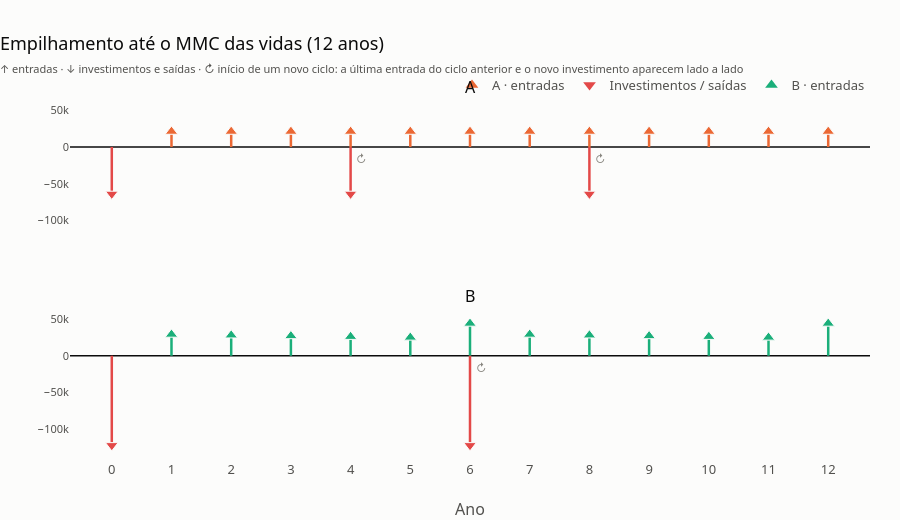

Source (notebook cell):
### Code cell
viz.grafico_fluxos_empilhados([A2, B2], metodo="mmc", titulo="Empilhamento até o MMC das vidas (12 anos)")

### Figure 1 — Plotly figure (JSON) as saved in the notebook; plotly's stock layout.template omitted (floating-point values rounded to 4 significant figures)
{"data": [{"hoverinfo": "skip", "line": {"color": "#eb6834", "width": 2.5}, "mode": "lines", "showlegend": false, "type": "scatter", "x": [1, 1, null, 2, 2, null, 3, 3, null, 4, 4, null, 5, 5, null, 6, 6, null, 7, 7, null, 8, 8, null, 9, 9, null, 10, 10, null, 11, 11, null, 12, 12, null], "xaxis": "x", "y": [0.0, 21000.0, null, 0.0, 21000.0, null, 0.0, 21000.0, null, 0.0, 21000.0, null, 0.0, 21000.0, null, 0.0, 21000.0, null, 0.0, 21000.0, null, 0.0, 21000.0, null, 0.0, 21000.0, null, 0.0, 21000.0, null, 0.0, 21000.0, null, 0.0, 21000.0, null], "yaxis": "y"}, {"customdata": [21000.0, 21000.0, 21000.0, 21000.0, 21000.0, 21000.0, 21000.0, 21000.0, 21000.0, 21000.0, 21000.0, 21000.0], "hovertemplate": "A · ano %{x}<br>A · entradas: %{customdata:,.0f}<extra></extra>", "marker": {"color": "#eb6834", "line": {"color": "#fcfcfb", "width": 1}, "size": 11, "symbol": "triangle-up"}, "mode": "markers", "name": "A · entradas", "showlegend": false, "type": "scatter", "x": [1, 2, 3, 4, 5, 6, 7, 8, 9, 10, 11, 12], "xaxis": "x", "y": [21000.0, 21000.0, 21000.0, 21000.0, 21000.0, 21000.0, 21000.0, 21000.0, 21000.0, 21000.0, 21000.0, 21000.0], "yaxis": "y"}, {"hoverinfo": "skip", "line": {"color": "#e34948", "width": 2.5}, "mode": "lines", "showlegend": false, "type": "scatter", "x": [0, 0, null, 4, 4, null, 8, 8, null], "xaxis": "x", "y": [0.0, -64000.0, null, 0.0, -64000.0, null, 0.0, -64000.0, null], "yaxis": "y"}, {"customdata": [-64000.0, -64000.0, -64000.0], "hovertemplate": "A · ano %{x}<br>Investimentos / saídas: %{customdata:,.0f}<extra></extra>", "marker": {"color": "#e34948", "line": {"color": "#fcfcfb", "width": 1}, "size": 11, "symbol": "triangle-down"}, "mode": "markers", "name": "Investimentos / saídas", "showlegend": false, "type": "scatter", "x": [0, 4, 8], "xaxis": "x", "y": [-64000.0, -64000.0, -64000.0], "yaxis": "y"}, {"hoverinfo": "skip", "marker": {"color": "#eb6834", "size": 11, "symbol": "triangle-up"}, "mode": "markers", "name": "A · entradas", "showlegend": true, "type": "scatter", "x": [null], "xaxis": "x", "y": [null], "yaxis": "y"}, {"hoverinfo": "skip", "marker": {"color": "#e34948", "size": 11, "symbol": "triangle-down"}, "mode": "markers", "name": "Investimentos / saídas", "showlegend": true, "type": "scatter", "x": [null], "xaxis": "x", "y": [null], "yaxis": "y"}, {"hoverinfo": "skip", "line": {"color": "#1baf7a", "width": 2.5}, "mode": "lines", "showlegend": false, "type": "scatter", "x": [1, 1, null, 2, 2, null, 3, 3, null, 4, 4, null, 5, 5, null, 6, 6, null, 7, 7, null, 8, 8, null, 9, 9, null, 10, 10, null, 11, 11, null, 12, 12, null], "xaxis": "x2", "y": [0.0, 29000.0, null, 0.0, 28000.0, null, 0.0, 27000.0, null, 0.0, 26000.0, null, 0.0, 25000.0, null, 0.0, 44000.0, null, 0.0, 29000.0, null, 0.0, 28000.0, null, 0.0, 27000.0, null, 0.0, 26000.0, null, 0.0, 25000.0, null, 0.0, 44000.0, null], "yaxis": "y2"}, {"customdata": [29000.0, 28000.0, 27000.0, 26000.0, 25000.0, 44000.0, 29000.0, 28000.0, 27000.0, 26000.0, 25000.0, 44000.0], "hovertemplate": "B · ano %{x}<br>B · entradas: %{customdata:,.0f}<extra></extra>", "marker": {"color": "#1baf7a", "line": {"color": "#fcfcfb", "width": 1}, "size": 11, "symbol": "triangle-up"}, "mode": "markers", "name": "B · entradas", "showlegend": false, "type": "scatter", "x": [1, 2, 3, 4, 5, 6, 7, 8, 9, 10, 11, 12], "xaxis": "x2", "y": [29000.0, 28000.0, 27000.0, 26000.0, 25000.0, 44000.0, 29000.0, 28000.0, 27000.0, 26000.0, 25000.0, 44000.0], "yaxis": "y2"}, {"hoverinfo": "skip", "line": {"color": "#e34948", "width": 2.5}, "mode": "lines", "showlegend": false, "type": "scatter", "x": [0, 0, null, 6, 6, null], "xaxis": "x2", "y": [0.0, -122000.0, null, 0.0, -122000.0, null], "yaxis": "y2"}, {"customdata": [-122000.0, -122000.0], "hovertemplate": "B · ano %{x}<br>Investimentos / saídas: %{customdata:,.0f}<extra></extra>", "marker": {"color": "#e34948", "line": {"color": "#fcfcfb", "width": 1}, "size": 11, "symbol": "triangle-down"}, "mode": "markers", "name": "Investimentos / saídas", "showlegend": false, "type": "scatter", "x": [0, 6], "xaxis": "x2", "y": [-122000.0, -122000.0], "yaxis": "y2"}, {"hoverinfo": "skip", "marker": {"color": "#1baf7a", "size": 11, "symbol": "triangle-up"}, "mode": "markers", "name": "B · entradas", "showlegend": true, "type": "scatter", "x": [null], "xaxis": "x2", "y": [null], "yaxis": "y2"}], "layout": {"annotations": [{"font": {"size": 16}, "showarrow": false, "text": "A", "x": 0.5, "xanchor": "center", "xref": "paper", "y": 1.0, "yanchor": "bottom", "yref": "paper"}, {"font": {"size": 16}, "showarrow": false, "text": "B", "x": 0.5, "xanchor": "center", "xref": "paper", "y": 0.42, "yanchor": "bottom", "yref": "paper"}, {"font": {"color": "#898781", "size": 11}, "showarrow": false, "text": "↻", "x": 4, "xref": "x", "xshift": 11, "y": 0, "yref": "y", "yshift": -12}, {"font": {"color": "#898781", "size": 11}, "showarrow": false, "text": "↻", "x": 8, "xref": "x", "xshift": 11, "y": 0, "yref": "y", "yshift": -12}, {"font": {"color": "#898781", "size": 11}, "showarrow": false, "text": "↻", "x": 6, "xref": "x2", "xshift": 11, "y": 0, "yref": "y2", "yshift": -12}], "height": 520, "legend": {"orientation": "h", "x": 1.0, "xanchor": "right", "y": 1.0, "yanchor": "bottom"}, "margin": {"t": 100}, "title": {"subtitle": {"font": {"color": "#52514e", "size": 11}, "text": "↑ entradas · ↓ investimentos e saídas · ↻ início de um novo ciclo: a última entrada do ciclo anterior e o novo investimento aparecem lado a lado"}, "text": "Empilhamento até o MMC das vidas (12 anos)"}, "xaxis": {"anchor": "y", "domain": [0.0, 1.0], "matches": "x2", "showgrid": false, "showline": false, "showticklabels": false, "ticks": ""}, "xaxis2": {"anchor": "y2", "domain": [0.0, 1.0], "dtick": 1, "range": [-0.7, 12.7], "showgrid": false, "showline": false, "tickmode": "linear", "ticks": "", "title": {"text": "Ano"}}, "yaxis": {"anchor": "x", "domain": [0.58, 1.0], "range": [-141900.0, 63920.0], "showgrid": false, "tickfont": {"size": 11}, "zeroline": true, "zerolinecolor": "#0b0b0b", "zerolinewidth": 1.5}, "yaxis2": {"anchor": "x2", "domain": [0.0, 0.42], "range": [-141900.0, 63920.0], "showgrid": false, "tickfont": {"size": 11}, "zeroline": true, "zerolinecolor": "#0b0b0b", "zerolinewidth": 1.5}}}
